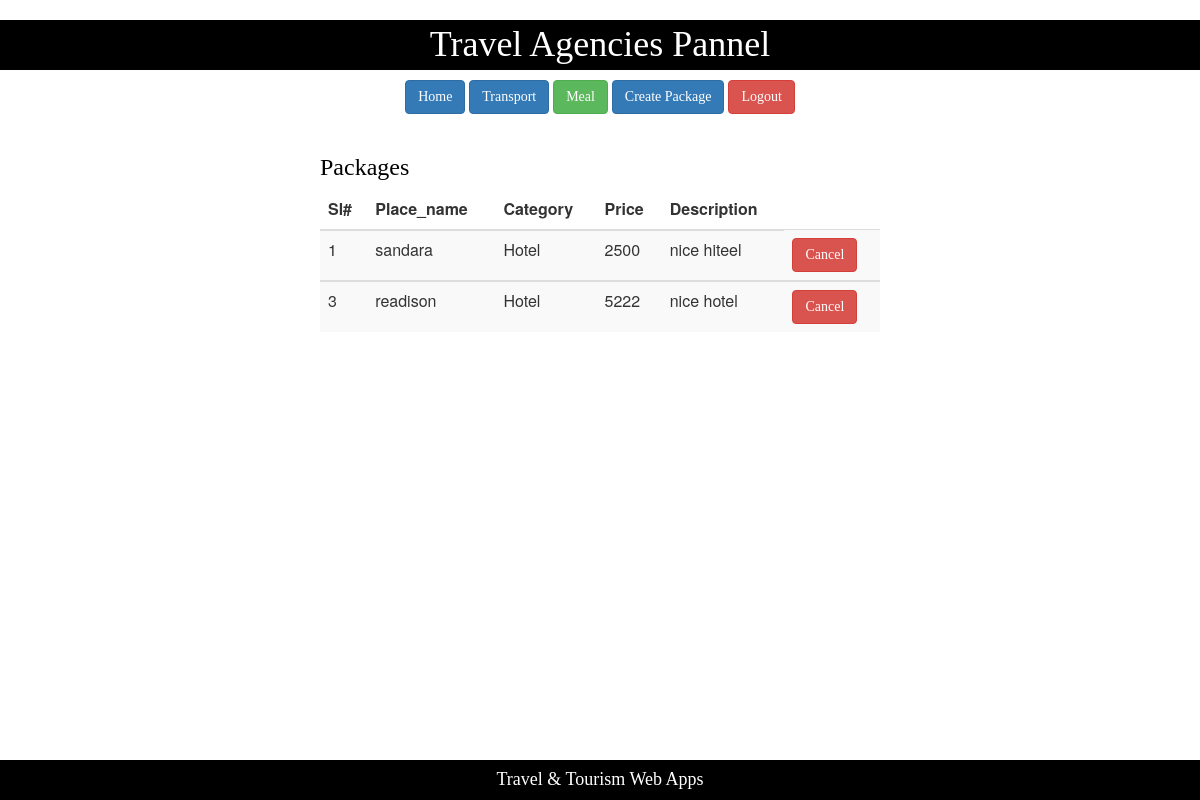
Screenshot of /package&place.php with the database file from the repository.
### tables this page shows
CREATE TABLE `create_package` (
  `sl` int(11) NOT NULL,
  `place_name` varchar(30) NOT NULL,
  `category` varchar(30) NOT NULL,
  `price` double NOT NULL,
  `description` text NOT NULL
);

### models/db_config.php (called while the page is built, shortened)
<?php
	$db_server="localhost";
	$db_user="root";
	$db_password="";
	$db_name="wt_sp21_f";
	function get($query){
		global $db_server,$db_user,$db_password,$db_name;
		$conn = mysqli_connect($db_server,$db_user,$db_password,$db_name);
		$result = mysqli_query($conn,$query);
		$data=array();
		if(mysqli_num_rows($result) > 0){
			while($row=mysqli_fetch_assoc($result)){
				$data[] = $row;
			}
		}
		return $data;
	}
?>

### controllers/createcontroller.php (called while the page is built, shortened)
<?php require_once 'models/db_config.php';
 function getcreate(){
      $query="SELECT * from create_package ";
      $result=get($query);
      return $result;
   }
?>

### package&place.php (the view)
<?php
include 'package&place_header.php';
require_once "models/db_config.php";
require_once "controllers/createcontroller.php";
$result =getcreate();
?>
<div class="center">
    <h3 class="text">Packages </h3>
    <table class="table table-striped">
        <thead>
            <th>Sl#</th>
            <th> Place_name</th>
            <th>Category</th>
            <th>Price</th>
            <th>Description</th>
        </thead>
        <?php
        foreach ($result as $row ): ?>
        <tbody>
            <td><?php echo $row["sl"];?></td>
            <td><?php echo $row["place_name"];?></td>
            <td><?php echo $row["category"];?></td>
            <td><?php echo $row["price"];?></td>
            <td><?php echo $row["description"];?></td>
            <td><a href="controllers/create_deletcontroller.php?id=<?php echo $row['sl'];?>"class="btn btn-danger">Cancel</td>
        </tbody>
        <?php endforeach;?>
    </table>
</div>
<?php include 'travel_footer.php';?>

### styles/mystyle.css (style rules this page uses)
body { background-color:white; padding:0px; }
.text { font-family:consolas; color:black; }
.center { margin: 0 auto; width:50% ; padding:20px; }
.btn { font-family:consolas; }

### rows the page displays
create_package: sl "1", place_name "sandara", category "Hotel", price "2500", description "nice hiteel"
create_package: sl "3", place_name "readison", category "Hotel", price "5222", description "nice hotel"
